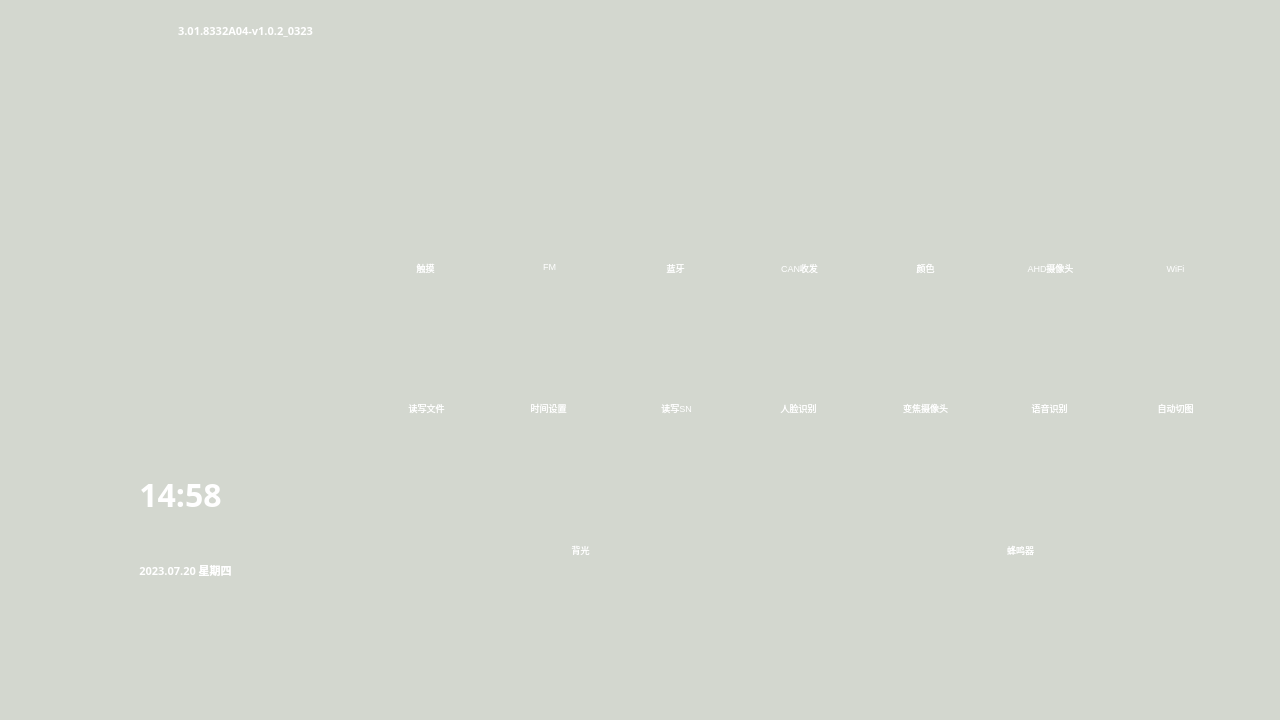
<?xml version="1.0" encoding="UTF-8"?>
<ui version="4.0">
 <class>MainDlg</class>
 <widget class="QDialog" name="MainDlg">
  <property name="geometry">
   <rect>
    <x>0</x>
    <y>0</y>
    <width>1280</width>
    <height>720</height>
   </rect>
  </property>
  <property name="windowTitle">
   <string>MainDlg</string>
  </property>
  <property name="styleSheet">
   <string notr="true">background-color: rgb(211, 215, 207);
background-image: url(:/image/main_menu/beijing.png);</string>
  </property>
  <widget class="QLabel" name="label_beijing">
   <property name="geometry">
    <rect>
     <x>340</x>
     <y>140</y>
     <width>898</width>
     <height>498</height>
    </rect>
   </property>
   <property name="styleSheet">
    <string notr="true">background:transparent;
background-image: url(:/image/main_menu/beijing2.png);</string>
   </property>
   <property name="text">
    <string/>
   </property>
  </widget>
  <widget class="QLabel" name="label_xiaowo">
   <property name="geometry">
    <rect>
     <x>20</x>
     <y>170</y>
     <width>265</width>
     <height>256</height>
    </rect>
   </property>
   <property name="styleSheet">
    <string notr="true">background:transparent;</string>
   </property>
   <property name="text">
    <string/>
   </property>
  </widget>
  <widget class="QPushButton" name="touch_Btn">
   <property name="geometry">
    <rect>
     <x>379</x>
     <y>191</y>
     <width>92</width>
     <height>91</height>
    </rect>
   </property>
   <property name="minimumSize">
    <size>
     <width>92</width>
     <height>91</height>
    </size>
   </property>
   <property name="maximumSize">
    <size>
     <width>92</width>
     <height>91</height>
    </size>
   </property>
   <property name="styleSheet">
    <string notr="true">background:transparent;outline:none;border:0px;
background-image: url(:/image/main_menu/recv.png);</string>
   </property>
   <property name="text">
    <string/>
   </property>
  </widget>
  <widget class="QPushButton" name="FM_Btn">
   <property name="geometry">
    <rect>
     <x>504</x>
     <y>191</y>
     <width>92</width>
     <height>91</height>
    </rect>
   </property>
   <property name="minimumSize">
    <size>
     <width>92</width>
     <height>91</height>
    </size>
   </property>
   <property name="maximumSize">
    <size>
     <width>92</width>
     <height>91</height>
    </size>
   </property>
   <property name="styleSheet">
    <string notr="true">background:transparent;outline:none;border:0px;
background-image: url(:/image/main_menu/recv.png);</string>
   </property>
   <property name="text">
    <string/>
   </property>
  </widget>
  <widget class="QPushButton" name="bt_Btn">
   <property name="geometry">
    <rect>
     <x>629</x>
     <y>191</y>
     <width>92</width>
     <height>91</height>
    </rect>
   </property>
   <property name="minimumSize">
    <size>
     <width>92</width>
     <height>91</height>
    </size>
   </property>
   <property name="maximumSize">
    <size>
     <width>92</width>
     <height>91</height>
    </size>
   </property>
   <property name="styleSheet">
    <string notr="true">background:transparent;outline:none;border:0px;
background-image: url(:/image/main_menu/recv.png);</string>
   </property>
   <property name="text">
    <string/>
   </property>
  </widget>
  <widget class="QPushButton" name="canBtn">
   <property name="geometry">
    <rect>
     <x>754</x>
     <y>191</y>
     <width>92</width>
     <height>91</height>
    </rect>
   </property>
   <property name="minimumSize">
    <size>
     <width>92</width>
     <height>91</height>
    </size>
   </property>
   <property name="maximumSize">
    <size>
     <width>92</width>
     <height>91</height>
    </size>
   </property>
   <property name="styleSheet">
    <string notr="true">background:transparent;outline:none;border:0px;
background-image: url(:/image/main_menu/recv.png);</string>
   </property>
   <property name="text">
    <string/>
   </property>
  </widget>
  <widget class="QPushButton" name="color_btn">
   <property name="geometry">
    <rect>
     <x>879</x>
     <y>191</y>
     <width>92</width>
     <height>91</height>
    </rect>
   </property>
   <property name="minimumSize">
    <size>
     <width>92</width>
     <height>91</height>
    </size>
   </property>
   <property name="maximumSize">
    <size>
     <width>92</width>
     <height>91</height>
    </size>
   </property>
   <property name="styleSheet">
    <string notr="true">background:transparent;outline:none;border:0px;
background-image: url(:/image/main_menu/recv.png);</string>
   </property>
   <property name="text">
    <string/>
   </property>
  </widget>
  <widget class="QPushButton" name="AHD_Btn">
   <property name="geometry">
    <rect>
     <x>1004</x>
     <y>191</y>
     <width>92</width>
     <height>91</height>
    </rect>
   </property>
   <property name="minimumSize">
    <size>
     <width>92</width>
     <height>91</height>
    </size>
   </property>
   <property name="maximumSize">
    <size>
     <width>92</width>
     <height>91</height>
    </size>
   </property>
   <property name="styleSheet">
    <string notr="true">background:transparent;outline:none;border:0px;
background-image: url(:/image/main_menu/recv.png);</string>
   </property>
   <property name="text">
    <string/>
   </property>
  </widget>
  <widget class="QPushButton" name="WiFi_Btn">
   <property name="geometry">
    <rect>
     <x>1129</x>
     <y>191</y>
     <width>92</width>
     <height>91</height>
    </rect>
   </property>
   <property name="minimumSize">
    <size>
     <width>92</width>
     <height>91</height>
    </size>
   </property>
   <property name="maximumSize">
    <size>
     <width>92</width>
     <height>91</height>
    </size>
   </property>
   <property name="styleSheet">
    <string notr="true">background:transparent;outline:none;border:0px;
background-image: url(:/image/main_menu/recv.png);</string>
   </property>
   <property name="text">
    <string/>
   </property>
  </widget>
  <widget class="QLabel" name="label_39">
   <property name="geometry">
    <rect>
     <x>380</x>
     <y>260</y>
     <width>91</width>
     <height>16</height>
    </rect>
   </property>
   <property name="font">
    <font>
     <pointsize>7</pointsize>
    </font>
   </property>
   <property name="styleSheet">
    <string notr="true">background:transparent;
color: rgb(255, 255, 255);</string>
   </property>
   <property name="text">
    <string>触摸</string>
   </property>
   <property name="alignment">
    <set>Qt::AlignCenter</set>
   </property>
  </widget>
  <widget class="QLabel" name="label_40">
   <property name="geometry">
    <rect>
     <x>415</x>
     <y>210</y>
     <width>21</width>
     <height>31</height>
    </rect>
   </property>
   <property name="styleSheet">
    <string notr="true">background:transparent;
background-image: url(:/image/main_menu/touch.png);</string>
   </property>
   <property name="text">
    <string/>
   </property>
  </widget>
  <widget class="QLabel" name="label_10">
   <property name="geometry">
    <rect>
     <x>536</x>
     <y>210</y>
     <width>27</width>
     <height>25</height>
    </rect>
   </property>
   <property name="styleSheet">
    <string notr="true">background:transparent;
background-image: url(:/image/main_menu/fm.png);</string>
   </property>
   <property name="text">
    <string/>
   </property>
  </widget>
  <widget class="QLabel" name="label_41">
   <property name="geometry">
    <rect>
     <x>504</x>
     <y>256</y>
     <width>91</width>
     <height>20</height>
    </rect>
   </property>
   <property name="font">
    <font>
     <pointsize>7</pointsize>
    </font>
   </property>
   <property name="styleSheet">
    <string notr="true">background:transparent;
color: rgb(255, 255, 255);</string>
   </property>
   <property name="text">
    <string>FM</string>
   </property>
   <property name="alignment">
    <set>Qt::AlignCenter</set>
   </property>
  </widget>
  <widget class="QLabel" name="label_18">
   <property name="geometry">
    <rect>
     <x>665</x>
     <y>210</y>
     <width>18</width>
     <height>26</height>
    </rect>
   </property>
   <property name="styleSheet">
    <string notr="true">background:transparent;
background-image: url(:/image/main_menu/bt_btn.png);</string>
   </property>
   <property name="text">
    <string/>
   </property>
  </widget>
  <widget class="QLabel" name="label_42">
   <property name="geometry">
    <rect>
     <x>630</x>
     <y>260</y>
     <width>91</width>
     <height>16</height>
    </rect>
   </property>
   <property name="font">
    <font>
     <pointsize>7</pointsize>
    </font>
   </property>
   <property name="styleSheet">
    <string notr="true">background:transparent;
color: rgb(255, 255, 255);</string>
   </property>
   <property name="text">
    <string>蓝牙</string>
   </property>
   <property name="alignment">
    <set>Qt::AlignCenter</set>
   </property>
  </widget>
  <widget class="QLabel" name="label_19">
   <property name="geometry">
    <rect>
     <x>780</x>
     <y>210</y>
     <width>40</width>
     <height>16</height>
    </rect>
   </property>
   <property name="styleSheet">
    <string notr="true">background:transparent;
background-image: url(:/image/main_menu/CAN.png);</string>
   </property>
   <property name="text">
    <string/>
   </property>
  </widget>
  <widget class="QLabel" name="label_43">
   <property name="geometry">
    <rect>
     <x>754</x>
     <y>260</y>
     <width>91</width>
     <height>16</height>
    </rect>
   </property>
   <property name="font">
    <font>
     <pointsize>7</pointsize>
    </font>
   </property>
   <property name="styleSheet">
    <string notr="true">background:transparent;
color: rgb(255, 255, 255);</string>
   </property>
   <property name="text">
    <string>CAN收发</string>
   </property>
   <property name="alignment">
    <set>Qt::AlignCenter</set>
   </property>
  </widget>
  <widget class="QLabel" name="label_20">
   <property name="geometry">
    <rect>
     <x>910</x>
     <y>210</y>
     <width>31</width>
     <height>30</height>
    </rect>
   </property>
   <property name="styleSheet">
    <string notr="true">background:transparent;
background-image: url(:/image/main_menu/color.png);</string>
   </property>
   <property name="text">
    <string/>
   </property>
  </widget>
  <widget class="QLabel" name="label_44">
   <property name="geometry">
    <rect>
     <x>880</x>
     <y>260</y>
     <width>91</width>
     <height>16</height>
    </rect>
   </property>
   <property name="font">
    <font>
     <pointsize>7</pointsize>
    </font>
   </property>
   <property name="styleSheet">
    <string notr="true">background:transparent;
color: rgb(255, 255, 255);</string>
   </property>
   <property name="text">
    <string>颜色</string>
   </property>
   <property name="alignment">
    <set>Qt::AlignCenter</set>
   </property>
  </widget>
  <widget class="QLabel" name="label_21">
   <property name="geometry">
    <rect>
     <x>1034</x>
     <y>210</y>
     <width>32</width>
     <height>21</height>
    </rect>
   </property>
   <property name="styleSheet">
    <string notr="true">background:transparent;
background-image: url(:/image/main_menu/video.png);</string>
   </property>
   <property name="text">
    <string/>
   </property>
  </widget>
  <widget class="QLabel" name="label_45">
   <property name="geometry">
    <rect>
     <x>1005</x>
     <y>260</y>
     <width>91</width>
     <height>16</height>
    </rect>
   </property>
   <property name="font">
    <font>
     <pointsize>7</pointsize>
    </font>
   </property>
   <property name="styleSheet">
    <string notr="true">background:transparent;
color: rgb(255, 255, 255);</string>
   </property>
   <property name="text">
    <string>AHD摄像头</string>
   </property>
   <property name="alignment">
    <set>Qt::AlignCenter</set>
   </property>
  </widget>
  <widget class="QLabel" name="label_22">
   <property name="geometry">
    <rect>
     <x>1160</x>
     <y>210</y>
     <width>32</width>
     <height>23</height>
    </rect>
   </property>
   <property name="styleSheet">
    <string notr="true">background:transparent;
background-image: url(:/image/main_menu/WIFI.png);</string>
   </property>
   <property name="text">
    <string/>
   </property>
  </widget>
  <widget class="QLabel" name="label_46">
   <property name="geometry">
    <rect>
     <x>1130</x>
     <y>260</y>
     <width>91</width>
     <height>16</height>
    </rect>
   </property>
   <property name="font">
    <font>
     <pointsize>7</pointsize>
    </font>
   </property>
   <property name="styleSheet">
    <string notr="true">background:transparent;
color: rgb(255, 255, 255);</string>
   </property>
   <property name="text">
    <string>WiFi</string>
   </property>
   <property name="alignment">
    <set>Qt::AlignCenter</set>
   </property>
  </widget>
  <widget class="QLabel" name="label_23">
   <property name="geometry">
    <rect>
     <x>414</x>
     <y>350</y>
     <width>25</width>
     <height>23</height>
    </rect>
   </property>
   <property name="styleSheet">
    <string notr="true">background:transparent;
background-image: url(:/image/main_menu/file.png);</string>
   </property>
   <property name="text">
    <string/>
   </property>
  </widget>
  <widget class="QLabel" name="label_47">
   <property name="geometry">
    <rect>
     <x>381</x>
     <y>400</y>
     <width>91</width>
     <height>16</height>
    </rect>
   </property>
   <property name="font">
    <font>
     <pointsize>7</pointsize>
    </font>
   </property>
   <property name="styleSheet">
    <string notr="true">background:transparent;
color: rgb(255, 255, 255);</string>
   </property>
   <property name="text">
    <string>读写文件</string>
   </property>
   <property name="alignment">
    <set>Qt::AlignCenter</set>
   </property>
  </widget>
  <widget class="QLabel" name="label_24">
   <property name="geometry">
    <rect>
     <x>537</x>
     <y>350</y>
     <width>26</width>
     <height>26</height>
    </rect>
   </property>
   <property name="styleSheet">
    <string notr="true">background:transparent;
background-image: url(:/image/main_menu/time.png);</string>
   </property>
   <property name="text">
    <string/>
   </property>
  </widget>
  <widget class="QLabel" name="label_48">
   <property name="geometry">
    <rect>
     <x>503</x>
     <y>400</y>
     <width>91</width>
     <height>16</height>
    </rect>
   </property>
   <property name="font">
    <font>
     <pointsize>7</pointsize>
    </font>
   </property>
   <property name="styleSheet">
    <string notr="true">background:transparent;
color: rgb(255, 255, 255);</string>
   </property>
   <property name="text">
    <string>时间设置</string>
   </property>
   <property name="alignment">
    <set>Qt::AlignCenter</set>
   </property>
  </widget>
  <widget class="QLabel" name="label_25">
   <property name="geometry">
    <rect>
     <x>662</x>
     <y>350</y>
     <width>26</width>
     <height>16</height>
    </rect>
   </property>
   <property name="styleSheet">
    <string notr="true">background:transparent;
background-image: url(:/image/main_menu/SN.png);</string>
   </property>
   <property name="text">
    <string/>
   </property>
  </widget>
  <widget class="QLabel" name="label_49">
   <property name="geometry">
    <rect>
     <x>631</x>
     <y>400</y>
     <width>91</width>
     <height>16</height>
    </rect>
   </property>
   <property name="font">
    <font>
     <pointsize>7</pointsize>
    </font>
   </property>
   <property name="styleSheet">
    <string notr="true">background:transparent;
color: rgb(255, 255, 255);</string>
   </property>
   <property name="text">
    <string>读写SN</string>
   </property>
   <property name="alignment">
    <set>Qt::AlignCenter</set>
   </property>
  </widget>
  <widget class="QLabel" name="label_26">
   <property name="geometry">
    <rect>
     <x>788</x>
     <y>350</y>
     <width>23</width>
     <height>27</height>
    </rect>
   </property>
   <property name="styleSheet">
    <string notr="true">background:transparent;
background-image: url(:/image/main_menu/face.png);</string>
   </property>
   <property name="text">
    <string/>
   </property>
  </widget>
  <widget class="QLabel" name="label_50">
   <property name="geometry">
    <rect>
     <x>753</x>
     <y>400</y>
     <width>91</width>
     <height>16</height>
    </rect>
   </property>
   <property name="font">
    <font>
     <pointsize>7</pointsize>
    </font>
   </property>
   <property name="styleSheet">
    <string notr="true">background:transparent;
color: rgb(255, 255, 255);</string>
   </property>
   <property name="text">
    <string>人脸识别</string>
   </property>
   <property name="alignment">
    <set>Qt::AlignCenter</set>
   </property>
  </widget>
  <widget class="QLabel" name="label_27">
   <property name="geometry">
    <rect>
     <x>913</x>
     <y>350</y>
     <width>24</width>
     <height>30</height>
    </rect>
   </property>
   <property name="styleSheet">
    <string notr="true">background:transparent;
background-image: url(:/image/main_menu/ahd2.png);</string>
   </property>
   <property name="text">
    <string/>
   </property>
  </widget>
  <widget class="QLabel" name="label_51">
   <property name="geometry">
    <rect>
     <x>880</x>
     <y>400</y>
     <width>91</width>
     <height>16</height>
    </rect>
   </property>
   <property name="font">
    <font>
     <pointsize>7</pointsize>
    </font>
   </property>
   <property name="styleSheet">
    <string notr="true">background:transparent;
color: rgb(255, 255, 255);</string>
   </property>
   <property name="text">
    <string>变焦摄像头</string>
   </property>
   <property name="alignment">
    <set>Qt::AlignCenter</set>
   </property>
  </widget>
  <widget class="QLabel" name="label_28">
   <property name="geometry">
    <rect>
     <x>1040</x>
     <y>350</y>
     <width>20</width>
     <height>24</height>
    </rect>
   </property>
   <property name="styleSheet">
    <string notr="true">background:transparent;
background-image: url(:/image/main_menu/speech.png);</string>
   </property>
   <property name="text">
    <string/>
   </property>
  </widget>
  <widget class="QLabel" name="label_52">
   <property name="geometry">
    <rect>
     <x>1004</x>
     <y>400</y>
     <width>91</width>
     <height>16</height>
    </rect>
   </property>
   <property name="font">
    <font>
     <pointsize>7</pointsize>
    </font>
   </property>
   <property name="styleSheet">
    <string notr="true">background:transparent;
color: rgb(255, 255, 255);</string>
   </property>
   <property name="text">
    <string>语音识别</string>
   </property>
   <property name="alignment">
    <set>Qt::AlignCenter</set>
   </property>
  </widget>
  <widget class="QLabel" name="label_29">
   <property name="geometry">
    <rect>
     <x>1160</x>
     <y>350</y>
     <width>26</width>
     <height>25</height>
    </rect>
   </property>
   <property name="styleSheet">
    <string notr="true">background:transparent;
background-image: url(:/image/main_menu/health.png);</string>
   </property>
   <property name="text">
    <string/>
   </property>
  </widget>
  <widget class="QLabel" name="label_53">
   <property name="geometry">
    <rect>
     <x>1130</x>
     <y>400</y>
     <width>91</width>
     <height>16</height>
    </rect>
   </property>
   <property name="font">
    <font>
     <pointsize>7</pointsize>
    </font>
   </property>
   <property name="styleSheet">
    <string notr="true">background:transparent;
color: rgb(255, 255, 255);</string>
   </property>
   <property name="text">
    <string>自动切图</string>
   </property>
   <property name="alignment">
    <set>Qt::AlignCenter</set>
   </property>
  </widget>
  <widget class="QPushButton" name="backlight_Btn">
   <property name="geometry">
    <rect>
     <x>380</x>
     <y>480</y>
     <width>399</width>
     <height>91</height>
    </rect>
   </property>
   <property name="minimumSize">
    <size>
     <width>399</width>
     <height>91</height>
    </size>
   </property>
   <property name="maximumSize">
    <size>
     <width>444444</width>
     <height>444444</height>
    </size>
   </property>
   <property name="styleSheet">
    <string notr="true">background:transparent;outline:none;border:0px;
background-image: url(:/image/main_menu/recv_14.png);</string>
   </property>
   <property name="text">
    <string/>
   </property>
  </widget>
  <widget class="QPushButton" name="warn_Btn">
   <property name="geometry">
    <rect>
     <x>820</x>
     <y>480</y>
     <width>399</width>
     <height>91</height>
    </rect>
   </property>
   <property name="minimumSize">
    <size>
     <width>399</width>
     <height>91</height>
    </size>
   </property>
   <property name="maximumSize">
    <size>
     <width>444444</width>
     <height>444444</height>
    </size>
   </property>
   <property name="styleSheet">
    <string notr="true">background:transparent;outline:none;border:0px;
background-image: url(:/image/main_menu/recv_14.png);</string>
   </property>
   <property name="text">
    <string/>
   </property>
  </widget>
  <widget class="QLabel" name="label_30">
   <property name="geometry">
    <rect>
     <x>566</x>
     <y>500</y>
     <width>26</width>
     <height>28</height>
    </rect>
   </property>
   <property name="styleSheet">
    <string notr="true">background:transparent;
background-image: url(:/image/main_menu/GPS.png);</string>
   </property>
   <property name="text">
    <string/>
   </property>
  </widget>
  <widget class="QLabel" name="label_54">
   <property name="geometry">
    <rect>
     <x>530</x>
     <y>540</y>
     <width>101</width>
     <height>20</height>
    </rect>
   </property>
   <property name="font">
    <font>
     <pointsize>7</pointsize>
    </font>
   </property>
   <property name="styleSheet">
    <string notr="true">background:transparent;
color: rgb(255, 255, 255);</string>
   </property>
   <property name="text">
    <string>背光</string>
   </property>
   <property name="alignment">
    <set>Qt::AlignCenter</set>
   </property>
  </widget>
  <widget class="QLabel" name="label_55">
   <property name="geometry">
    <rect>
     <x>970</x>
     <y>540</y>
     <width>101</width>
     <height>20</height>
    </rect>
   </property>
   <property name="font">
    <font>
     <pointsize>7</pointsize>
    </font>
   </property>
   <property name="styleSheet">
    <string notr="true">background:transparent;
color: rgb(255, 255, 255);</string>
   </property>
   <property name="text">
    <string>蜂鸣器</string>
   </property>
   <property name="alignment">
    <set>Qt::AlignCenter</set>
   </property>
  </widget>
  <widget class="QLabel" name="label_31">
   <property name="geometry">
    <rect>
     <x>1005</x>
     <y>500</y>
     <width>30</width>
     <height>31</height>
    </rect>
   </property>
   <property name="styleSheet">
    <string notr="true">background:transparent;
background-image: url(:/image/main_menu/upan.png);</string>
   </property>
   <property name="text">
    <string/>
   </property>
  </widget>
  <widget class="QPushButton" name="File_Btn">
   <property name="geometry">
    <rect>
     <x>379</x>
     <y>331</y>
     <width>92</width>
     <height>91</height>
    </rect>
   </property>
   <property name="minimumSize">
    <size>
     <width>92</width>
     <height>91</height>
    </size>
   </property>
   <property name="maximumSize">
    <size>
     <width>92</width>
     <height>91</height>
    </size>
   </property>
   <property name="styleSheet">
    <string notr="true">background:transparent;outline:none;border:0px;
background-image: url(:/image/main_menu/recv.png);</string>
   </property>
   <property name="text">
    <string/>
   </property>
  </widget>
  <widget class="QPushButton" name="SN_Btn">
   <property name="geometry">
    <rect>
     <x>629</x>
     <y>331</y>
     <width>92</width>
     <height>91</height>
    </rect>
   </property>
   <property name="minimumSize">
    <size>
     <width>92</width>
     <height>91</height>
    </size>
   </property>
   <property name="maximumSize">
    <size>
     <width>92</width>
     <height>91</height>
    </size>
   </property>
   <property name="styleSheet">
    <string notr="true">background:transparent;outline:none;border:0px;
background-image: url(:/image/main_menu/recv.png);</string>
   </property>
   <property name="text">
    <string/>
   </property>
  </widget>
  <widget class="QPushButton" name="face_Btn">
   <property name="geometry">
    <rect>
     <x>754</x>
     <y>331</y>
     <width>92</width>
     <height>91</height>
    </rect>
   </property>
   <property name="minimumSize">
    <size>
     <width>92</width>
     <height>91</height>
    </size>
   </property>
   <property name="maximumSize">
    <size>
     <width>92</width>
     <height>91</height>
    </size>
   </property>
   <property name="styleSheet">
    <string notr="true">background:transparent;outline:none;border:0px;
background-image: url(:/image/main_menu/recv.png);</string>
   </property>
   <property name="text">
    <string/>
   </property>
  </widget>
  <widget class="QPushButton" name="time_Btn">
   <property name="geometry">
    <rect>
     <x>504</x>
     <y>331</y>
     <width>92</width>
     <height>91</height>
    </rect>
   </property>
   <property name="minimumSize">
    <size>
     <width>92</width>
     <height>91</height>
    </size>
   </property>
   <property name="maximumSize">
    <size>
     <width>92</width>
     <height>91</height>
    </size>
   </property>
   <property name="styleSheet">
    <string notr="true">background:transparent;outline:none;border:0px;
background-image: url(:/image/main_menu/recv.png);</string>
   </property>
   <property name="text">
    <string/>
   </property>
  </widget>
  <widget class="QPushButton" name="voice_Btn">
   <property name="geometry">
    <rect>
     <x>1004</x>
     <y>331</y>
     <width>92</width>
     <height>91</height>
    </rect>
   </property>
   <property name="minimumSize">
    <size>
     <width>92</width>
     <height>91</height>
    </size>
   </property>
   <property name="maximumSize">
    <size>
     <width>92</width>
     <height>91</height>
    </size>
   </property>
   <property name="styleSheet">
    <string notr="true">background:transparent;outline:none;border:0px;
background-image: url(:/image/main_menu/recv.png);</string>
   </property>
   <property name="text">
    <string/>
   </property>
  </widget>
  <widget class="QPushButton" name="health_Btn">
   <property name="geometry">
    <rect>
     <x>1129</x>
     <y>331</y>
     <width>92</width>
     <height>91</height>
    </rect>
   </property>
   <property name="minimumSize">
    <size>
     <width>92</width>
     <height>91</height>
    </size>
   </property>
   <property name="maximumSize">
    <size>
     <width>92</width>
     <height>91</height>
    </size>
   </property>
   <property name="styleSheet">
    <string notr="true">background:transparent;outline:none;border:0px;
background-image: url(:/image/main_menu/recv.png);</string>
   </property>
   <property name="text">
    <string/>
   </property>
  </widget>
  <widget class="QPushButton" name="ahd2_Btn">
   <property name="geometry">
    <rect>
     <x>879</x>
     <y>331</y>
     <width>92</width>
     <height>91</height>
    </rect>
   </property>
   <property name="minimumSize">
    <size>
     <width>92</width>
     <height>91</height>
    </size>
   </property>
   <property name="maximumSize">
    <size>
     <width>92</width>
     <height>91</height>
    </size>
   </property>
   <property name="styleSheet">
    <string notr="true">background:transparent;outline:none;border:0px;
background-image: url(:/image/main_menu/recv.png);</string>
   </property>
   <property name="text">
    <string/>
   </property>
  </widget>
  <widget class="QLabel" name="time_dis_lab">
   <property name="geometry">
    <rect>
     <x>40</x>
     <y>459</y>
     <width>281</width>
     <height>71</height>
    </rect>
   </property>
   <property name="font">
    <font>
     <family>Sarai</family>
     <pointsize>24</pointsize>
     <weight>75</weight>
     <italic>false</italic>
     <bold>true</bold>
    </font>
   </property>
   <property name="styleSheet">
    <string notr="true">background:transparent;
color: rgb(255, 255, 255);</string>
   </property>
   <property name="text">
    <string>14:58</string>
   </property>
   <property name="alignment">
    <set>Qt::AlignCenter</set>
   </property>
  </widget>
  <widget class="QLabel" name="time2_dis_lab">
   <property name="geometry">
    <rect>
     <x>40</x>
     <y>540</y>
     <width>291</width>
     <height>61</height>
    </rect>
   </property>
   <property name="font">
    <font>
     <family>Ubuntu Mono</family>
     <pointsize>8</pointsize>
     <weight>75</weight>
     <italic>false</italic>
     <bold>true</bold>
    </font>
   </property>
   <property name="styleSheet">
    <string notr="true">background:transparent;
color: rgb(255, 255, 255);</string>
   </property>
   <property name="text">
    <string>2023.07.20 星期四</string>
   </property>
   <property name="alignment">
    <set>Qt::AlignCenter</set>
   </property>
  </widget>
  <widget class="QLabel" name="time3_dis_lab">
   <property name="geometry">
    <rect>
     <x>980</x>
     <y>10</y>
     <width>291</width>
     <height>61</height>
    </rect>
   </property>
   <property name="font">
    <font>
     <family>Ubuntu Mono</family>
     <pointsize>8</pointsize>
     <weight>75</weight>
     <italic>false</italic>
     <bold>true</bold>
    </font>
   </property>
   <property name="styleSheet">
    <string notr="true">background:transparent;
color: rgb(255, 255, 255);</string>
   </property>
   <property name="text">
    <string/>
   </property>
   <property name="alignment">
    <set>Qt::AlignCenter</set>
   </property>
  </widget>
  <widget class="QPushButton" name="app_Btn">
   <property name="geometry">
    <rect>
     <x>111</x>
     <y>674</y>
     <width>35</width>
     <height>36</height>
    </rect>
   </property>
   <property name="minimumSize">
    <size>
     <width>35</width>
     <height>36</height>
    </size>
   </property>
   <property name="maximumSize">
    <size>
     <width>35</width>
     <height>36</height>
    </size>
   </property>
   <property name="styleSheet">
    <string notr="true">background:transparent;outline:none;border:0px;
background-image: url(:/image/main_menu/application.png);</string>
   </property>
   <property name="text">
    <string/>
   </property>
  </widget>
  <widget class="QPushButton" name="fm3_Btn">
   <property name="geometry">
    <rect>
     <x>286</x>
     <y>675</y>
     <width>33</width>
     <height>34</height>
    </rect>
   </property>
   <property name="minimumSize">
    <size>
     <width>33</width>
     <height>34</height>
    </size>
   </property>
   <property name="maximumSize">
    <size>
     <width>33</width>
     <height>34</height>
    </size>
   </property>
   <property name="styleSheet">
    <string notr="true">background:transparent;outline:none;border:0px;
background-image: url(:/image/main_menu/fm3.png);</string>
   </property>
   <property name="text">
    <string/>
   </property>
  </widget>
  <widget class="QPushButton" name="video2_Btn">
   <property name="geometry">
    <rect>
     <x>459</x>
     <y>679</y>
     <width>41</width>
     <height>27</height>
    </rect>
   </property>
   <property name="minimumSize">
    <size>
     <width>41</width>
     <height>27</height>
    </size>
   </property>
   <property name="maximumSize">
    <size>
     <width>41</width>
     <height>27</height>
    </size>
   </property>
   <property name="styleSheet">
    <string notr="true">background:transparent;outline:none;border:0px;
background-image: url(:/image/main_menu/video_4.png);</string>
   </property>
   <property name="text">
    <string/>
   </property>
  </widget>
  <widget class="QPushButton" name="bt2_Btn">
   <property name="geometry">
    <rect>
     <x>640</x>
     <y>674</y>
     <width>22</width>
     <height>36</height>
    </rect>
   </property>
   <property name="minimumSize">
    <size>
     <width>22</width>
     <height>36</height>
    </size>
   </property>
   <property name="maximumSize">
    <size>
     <width>22</width>
     <height>36</height>
    </size>
   </property>
   <property name="styleSheet">
    <string notr="true">background:transparent;outline:none;border:0px;
background-image: url(:/image/main_menu/bt_down2.png);</string>
   </property>
   <property name="text">
    <string/>
   </property>
  </widget>
  <widget class="QPushButton" name="map_Btn">
   <property name="geometry">
    <rect>
     <x>802</x>
     <y>676</y>
     <width>33</width>
     <height>33</height>
    </rect>
   </property>
   <property name="minimumSize">
    <size>
     <width>33</width>
     <height>33</height>
    </size>
   </property>
   <property name="maximumSize">
    <size>
     <width>33</width>
     <height>33</height>
    </size>
   </property>
   <property name="styleSheet">
    <string notr="true">background:transparent;outline:none;border:0px;
background-image: url(:/image/main_menu/map.png);</string>
   </property>
   <property name="text">
    <string/>
   </property>
  </widget>
  <widget class="QPushButton" name="Set_Btn">
   <property name="geometry">
    <rect>
     <x>975</x>
     <y>674</y>
     <width>34</width>
     <height>36</height>
    </rect>
   </property>
   <property name="minimumSize">
    <size>
     <width>34</width>
     <height>36</height>
    </size>
   </property>
   <property name="maximumSize">
    <size>
     <width>34</width>
     <height>36</height>
    </size>
   </property>
   <property name="styleSheet">
    <string notr="true">background:transparent;outline:none;border:0px;
background-image: url(:/image/main_menu/set.png);</string>
   </property>
   <property name="text">
    <string/>
   </property>
  </widget>
  <widget class="QPushButton" name="Music_Btn">
   <property name="geometry">
    <rect>
     <x>1149</x>
     <y>677</y>
     <width>31</width>
     <height>31</height>
    </rect>
   </property>
   <property name="minimumSize">
    <size>
     <width>31</width>
     <height>31</height>
    </size>
   </property>
   <property name="maximumSize">
    <size>
     <width>31</width>
     <height>31</height>
    </size>
   </property>
   <property name="styleSheet">
    <string notr="true">background:transparent;outline:none;border:0px;
background-image: url(:/image/main_menu/music.png);</string>
   </property>
   <property name="text">
    <string/>
   </property>
  </widget>
  <widget class="QLabel" name="time2_dis_lab_2">
   <property name="geometry">
    <rect>
     <x>100</x>
     <y>10</y>
     <width>291</width>
     <height>41</height>
    </rect>
   </property>
   <property name="font">
    <font>
     <family>Ubuntu Mono</family>
     <pointsize>8</pointsize>
     <weight>75</weight>
     <italic>false</italic>
     <bold>true</bold>
    </font>
   </property>
   <property name="styleSheet">
    <string notr="true">background:transparent;
color: rgb(255, 255, 255);</string>
   </property>
   <property name="text">
    <string>3.01.8332A04-v1.0.2_0323</string>
   </property>
   <property name="alignment">
    <set>Qt::AlignCenter</set>
   </property>
  </widget>
  <zorder>video2_Btn</zorder>
  <zorder>label_beijing</zorder>
  <zorder>label_xiaowo</zorder>
  <zorder>label_39</zorder>
  <zorder>label_40</zorder>
  <zorder>label_18</zorder>
  <zorder>label_42</zorder>
  <zorder>label_19</zorder>
  <zorder>label_43</zorder>
  <zorder>label_20</zorder>
  <zorder>label_44</zorder>
  <zorder>label_21</zorder>
  <zorder>label_45</zorder>
  <zorder>label_22</zorder>
  <zorder>label_46</zorder>
  <zorder>backlight_Btn</zorder>
  <zorder>warn_Btn</zorder>
  <zorder>label_30</zorder>
  <zorder>label_54</zorder>
  <zorder>label_55</zorder>
  <zorder>label_31</zorder>
  <zorder>label_23</zorder>
  <zorder>label_47</zorder>
  <zorder>label_25</zorder>
  <zorder>label_49</zorder>
  <zorder>label_26</zorder>
  <zorder>label_50</zorder>
  <zorder>label_24</zorder>
  <zorder>label_48</zorder>
  <zorder>label_28</zorder>
  <zorder>label_52</zorder>
  <zorder>label_27</zorder>
  <zorder>label_51</zorder>
  <zorder>time_dis_lab</zorder>
  <zorder>time2_dis_lab</zorder>
  <zorder>time3_dis_lab</zorder>
  <zorder>app_Btn</zorder>
  <zorder>fm3_Btn</zorder>
  <zorder>bt2_Btn</zorder>
  <zorder>map_Btn</zorder>
  <zorder>Set_Btn</zorder>
  <zorder>Music_Btn</zorder>
  <zorder>touch_Btn</zorder>
  <zorder>File_Btn</zorder>
  <zorder>voice_Btn</zorder>
  <zorder>WiFi_Btn</zorder>
  <zorder>SN_Btn</zorder>
  <zorder>ahd2_Btn</zorder>
  <zorder>color_btn</zorder>
  <zorder>face_Btn</zorder>
  <zorder>time_Btn</zorder>
  <zorder>canBtn</zorder>
  <zorder>bt_Btn</zorder>
  <zorder>AHD_Btn</zorder>
  <zorder>label_10</zorder>
  <zorder>label_41</zorder>
  <zorder>FM_Btn</zorder>
  <zorder>label_53</zorder>
  <zorder>label_29</zorder>
  <zorder>health_Btn</zorder>
  <zorder>time2_dis_lab_2</zorder>
 </widget>
 <layoutdefault spacing="6" margin="11"/>
 <resources/>
 <connections/>
</ui>
